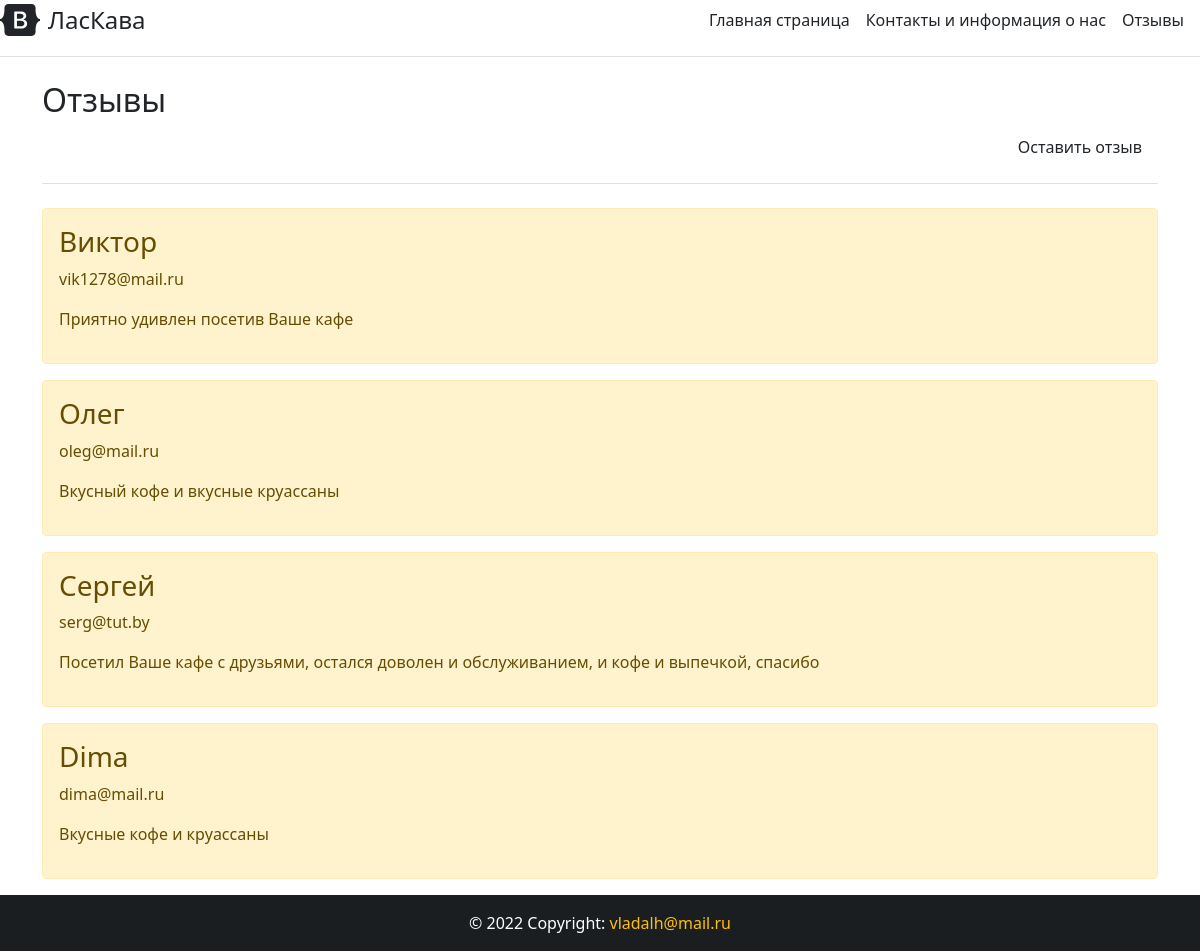
The app's page /comments_all with its own data.
### basic/models.py (models this page shows, shortened)
class Review(models.Model):
    name = models.CharField('Введите имя', max_length=25)
    email = models.EmailField('Введите адрес электронной почты')
    comments = models.TextField('Напишите свой отзыв', max_length=150)
    class Meta:
        verbose_name = 'Отзыв'
        verbose_name_plural = 'Отзывы'

### basic/views.py (the view)
# urls.py: path('comments_all', views.comments_all, name='comments_all'),
def comments_all(request):
    reviews = Review.objects.order_by('-id')
    return render(request, 'basic/comments_all.html', {'title': 'Отзывы', 'reviews': reviews})

### basic/templates/basic/comments_all.html (shortened to what this page needs)
{% extends 'basic/base.html' %}
{% block content %}
    <h2>Отзывы</h2>
    <div class="d-flex flex-column flex-md-row align-items-center pb-3 mb-4 border-bottom">
        <nav class="d-inline-flex mt-2 mt-md-0 ms-md-auto">
            <a class="me-3 py-2 text-dark text-decoration-none" href="{% url 'create' %}">Оставить отзыв</a>
        </nav>
    </div>
    {% for el in reviews %}
        <div class="alert alert-warning mt-2">
            <h3>{{ el.name }}</h3>
            <p>{{ el.email }}</p>
            <p>{{ el.comments }}</p>
        </div>
    {% endfor %}
{% endblock %}

### basic/templates/basic/base.html (shortened to what this page needs)
<!doctype html>
<html lang="ru">
    <head>
        <link rel="stylesheet" href="https://cdn.jsdelivr.net/npm/bootstrap@5.1.3/dist/css/bootstrap.min.css">
    </head>
    <body>
        <div class="d-flex flex-column flex-md-row align-items-center pb-3 mb-4 border-bottom">
            <a href="/" class="d-flex align-items-center text-dark text-decoration-none">
                <span class="fs-4">ЛасКава</span>
            </a>
            <nav class="d-inline-flex mt-2 mt-md-0 ms-md-auto">
                <a class="me-3 py-2 text-dark text-decoration-none" href="{% url 'home' %}">Главная страница</a>
                <a class="me-3 py-2 text-dark text-decoration-none" href="{% url 'about-us' %}">Контакты и информация о нас</a>
                <a class="me-3 py-2 text-dark text-decoration-none" href="{% url 'comments_all' %}">Отзывы</a>
            </nav>
        </div>
        <div class="container">
            {% block content %}{% endblock %}
        </div>
        <footer class="bg-dark text-center text-lg-start" id="footer" style="color: white">
            <div class="text-center p-3" style="background-color: rgba(0,0,0,0.2);">&copy; {% now "Y" %} Copyright:
                <a class="text-light", href="#", style="text-decoration: none;">
                    <span class="text-warning">
                        vladalh@mail.ru
                    </span>
                </a>
            </div>
        </footer>
    </body>
</html>

### records on screen
Review: name "Виктор", email "vik1278@mail.ru", comments "Приятно удивлен посетив Ваше кафе"
Review: name "Олег", email "oleg@mail.ru", comments "Вкусный кофе и вкусные круассаны"
Review: name "Сергей", email "serg@tut.by", comments "Посетил Ваше кафе с друзьями, остался доволен и обслуживанием, и кофе и выпечкой, спасибо"
Review: name "Dima", email "dima@mail.ru", comments "Вкусные кофе и круассаны"
